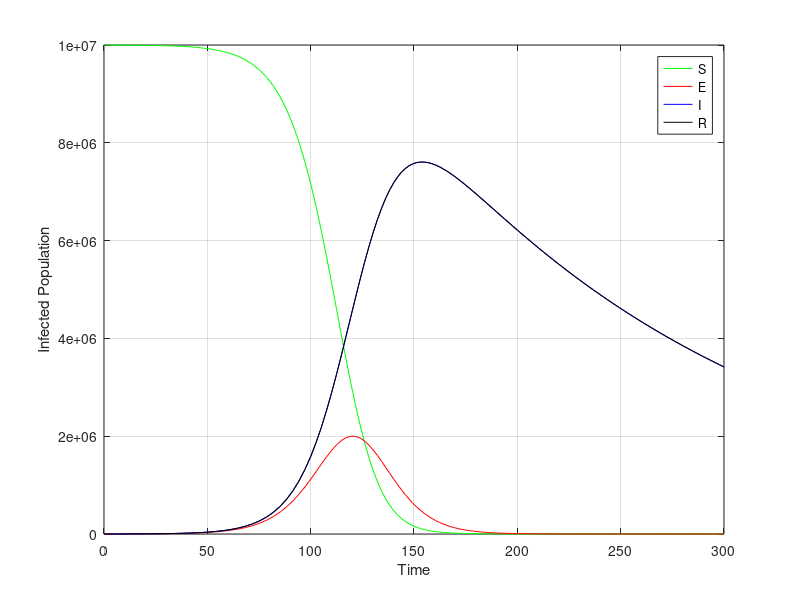

The MATLAB source for this figure:
a = 0.006; % Recovery rate
e = 0.1;   % Transition rate 
b = 0.75;  % Transmission rate
N = 10000000; 

E0 = 2000; 
I0 = 10;   
R0 = 0;    
S0 = N - E0 - I0; 

tspan = [0 300];       
x0 = [S0, E0, I0, R0]; 


seir_eqn = @(t, x, u) [
    -b * (1-u) * x(1) * x(3) / N;      
    b * (1-u) * x(1) * x(3) / N - e * x(2); 
    e * x(2) - a * x(3);              
    a * x(3)                           
];

[t, solution] = ode45(seir_eqn, tspan, x0, 0.8);
plot(t,solution(:, 1), "-g" ,t,solution(:, 2), "-r" , t,solution(:, 3), "-b", t,solution(:, 3), "-k" );
hold on;
xlabel('Time');
ylabel('Infected Population');
legend('S', 'E', 'I', 'R')
grid on;
hold off;
